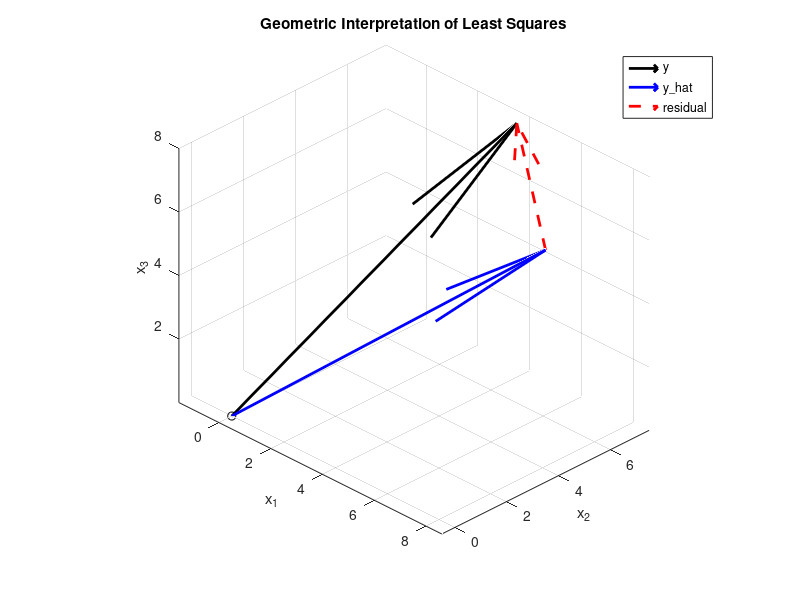

This figure's MATLAB source:
% Clear workspace, command window, and close all figures
clc; clear; close all;

% Define a matrix X and y
X = [7; 5; 6];
y = [4; 7; 8];

%%%%%%% GLM Solution via Geometric Interpretation %%%%%%%
% Refer to the lecture slide 18
% Compute the left-inverse of X using inv()
X_leftinv = (X'*X)^-1 *X';

% Calculate least squares solution: projection of y onto col(X)
beta = X_leftinv * y;

% Compute projection of y onto col(X)
y_pred = X * beta;

% Residual vector: difference between y and projection
residual = y - y_pred;
%%%%%%%%%%%%%%%%%%%%%%%%%%%%%%%%%%%%%%%%%%%%%%%%%%%%%%%%%%

% Display results
disp("beta (slope coefficient):");
disp(beta);
disp("Projection y_hat:");
disp(y_pred);
disp("Residual vector:");
disp(residual);

% 3D Visualization
figure;
hold on;
grid on;
plot3(0, 0, 0, 'ko', 'HandleVisibility','off');

% Plot y vector
quiver3(0,0,0, y(1), y(2), y(3), 0, 'k', 'LineWidth', 2, 'DisplayName','y');
% Plot y_pred (projection)
quiver3(0,0,0, y_pred(1), y_pred(2), y_pred(3), 0, 'b', 'LineWidth', 2, 'DisplayName','y\_hat');
% Plot residual
quiver3(y_pred(1), y_pred(2), y_pred(3), residual(1), residual(2), residual(3), 0, ...
    'r--', 'LineWidth', 2, 'DisplayName','residual');

legend;
xlabel('x_1'); ylabel('x_2'); zlabel('x_3');
title('Geometric Interpretation of Least Squares');
axis equal;
view(45, 30);
hold off;
